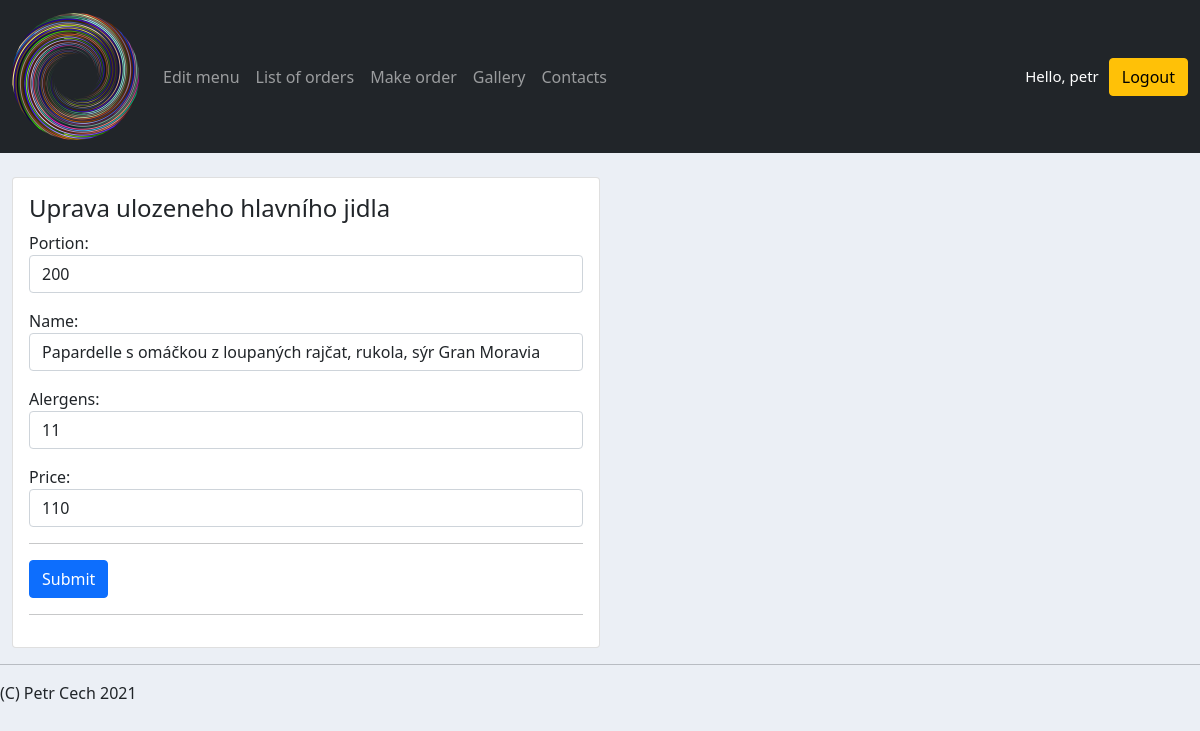
/edit_meal/6 (signed in), run on the app's committed database.
### accounts/models.py (models this page shows, shortened)
class Meal(models.Model):
    portion = models.IntegerField(null=True)
    name = models.CharField(max_length=200, null=True)
    alergens = models.CharField(max_length=200, null=True)
    price = models.PositiveIntegerField(null=True, default=110)

### accounts/views.py (the view)
# urls.py: path('edit_meal/<str:pk>', views.editMeal, name='edit_meal'),
@login_required(login_url='login')
def editMeal(request, pk):
    menu = Menu.objects.last()
    meal = Meal.objects.get(id=pk)
    formMeal = EditMealForm(instance=meal)
    if request.method == 'POST' and 'AddMeal' in request.POST:
        formMeal = EditMealForm(request.POST, instance=meal)
        if formMeal.is_valid():
            formMeal.save()
            messages.success(request, f'Meal edited')
            return redirect('/edit_menu/1')
    context = {
    'menu': menu,
    'formMeal': formMeal,
    }
    return render(request, 'accounts/edit_meal.html', context)

### accounts/forms.py
class EditMealForm(ModelForm):
    def __init__(self, *args, **kwargs):
        super(EditMealForm, self).__init__(*args, **kwargs)
        self.fields['portion'].widget.attrs.update({
        'class': 'form-control',
        'placeholder': 'Porce'})
        self.fields['name'].widget.attrs.update({
        'class': 'form-control',
        'placeholder': 'Název'})
        self.fields['alergens'].widget.attrs.update({
        'class': 'form-control',
        'placeholder': 'Alergeny'})
        self.fields['price'].widget.attrs.update({
        'class': 'form-control',
        'placeholder': 'Cena'})
    class Meta:
        model = Meal
        fields = '__all__'

### accounts/templates/accounts/edit_meal.html (shortened to what this page needs)
{%  extends 'accounts/main.html' %}
{% load static %}
{% block content %}
<br>
<div class="col-md-6">
    <div class="card card-body">
        <h4>Uprava ulozeneho hlavního jidla</h4>
        <form action="" method="POST">
            {{ formMeal.as_p }}
            <hr>
            <input class="btn btn-primary btn-block" type="submit" name="AddMeal">
            <hr>
        </form>
    </div>
</div>
{% endblock %}

### accounts/templates/accounts/navbar.html (shortened to what this page needs)
{% load static %}
<nav class="navbar sticky-top navbar-expand-lg navbar-dark bg-dark">
  <div class="container-fluid">
    <a class="navbar-brand" href="{% url 'home' %}">
      <img src="{% static 'images/logo.png' %}">
    </a>
    <div class="collapse navbar-collapse" id="navbarNav">
      <ul class="navbar-nav">
        {% if request.user.is_staff %}
        <li class="nav-item">
          <a class="nav-link" href="{% url 'edit_menu' menu.id %}">Edit menu</a>
        </li>
        <li class="nav-item">
          <a class="nav-link" href="{% url 'orders' %}">List of orders</a>
        </li>
        {% endif %}
        <li class="nav-item">
          <a class="nav-link" href="{% url 'make_order' %}">Make order</a>
        </li>
        <li class="nav-item">
          <a class="nav-link" href="{% url 'home'%}#gallery">Gallery</a>
        </li>
        <li class="nav-item">
          <a class="nav-link" href="{% url 'home'%}#contacts">Contacts</a>
        </li>
      </ul>
    </div>
      <span class="hello-msg">Hello, {{request.user}}  </span>
      <span><a class="btn btn-warning" href="{% url 'logout' %}">Logout</a></span>
  </div>
</nav>

### static/css/main.css (style rules this page uses)
body { background-color: #ebeff5; }

### accounts/templates/accounts/navbar.html (style rules this page uses)
.hello-msg { font-size: 15px; color: white; margin: 10px }

### data on the page
Meal: portion "200", name "Papardelle s omáčkou z loupaných rajčat, rukola, sýr Gran Moravia", alergens "11", price "110"

### other printed values
{{ request.user }} "petr"
